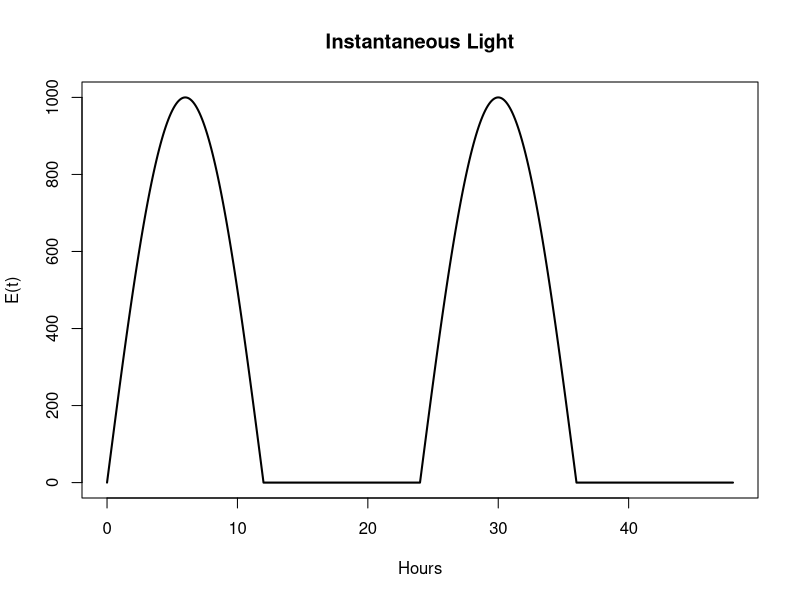
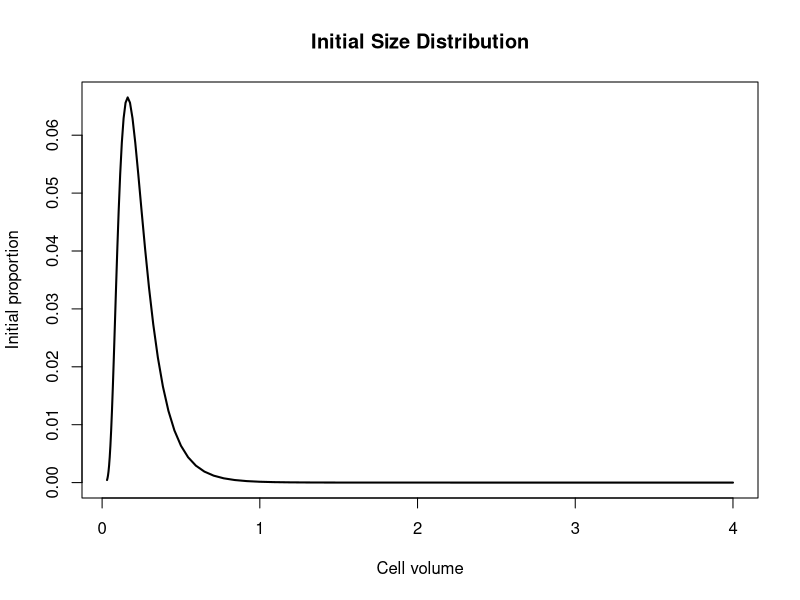
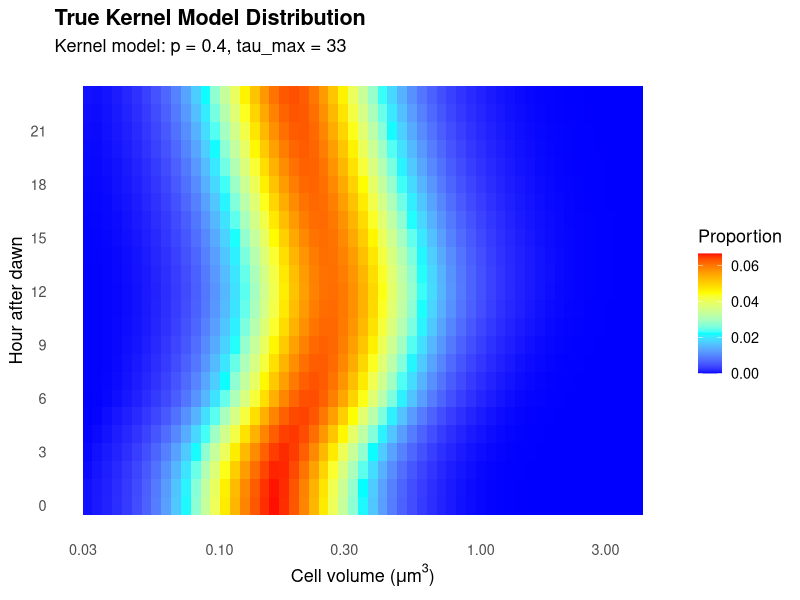
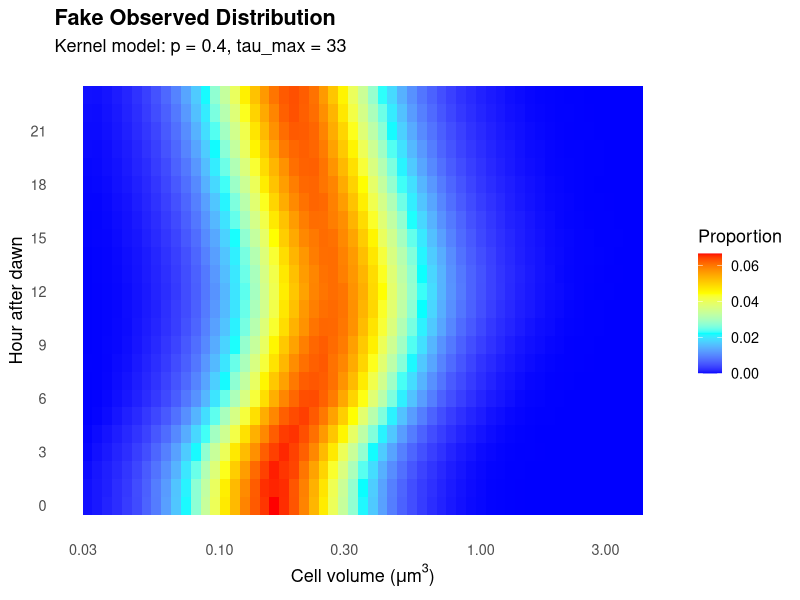
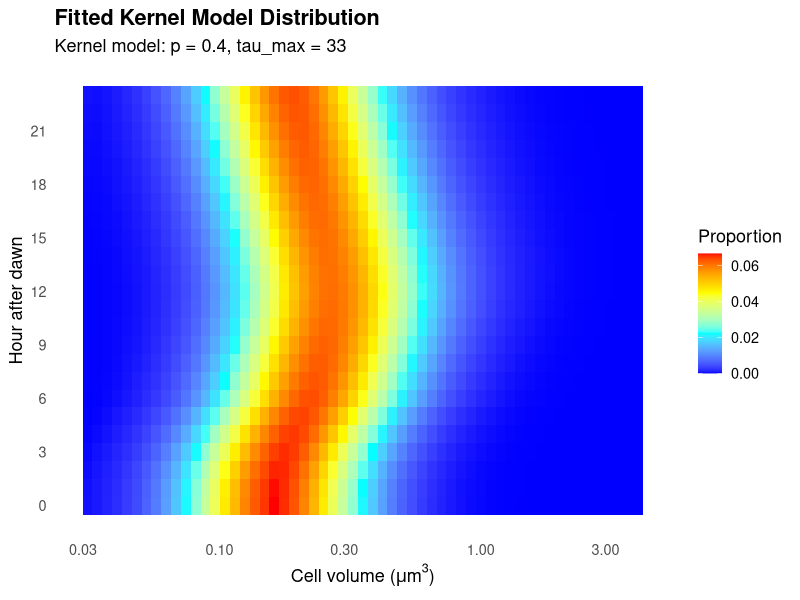

R code for these plots, in order:
## ---- chunk 1
library(reshape2)
library(ggplot2)


############################################################
# MODEL SETTINGS
############################################################

m <- 57
hours <- 24

v_min <- 2^(-5)
delta_v <- 0.125

size_index <- 1:m

v_i <- v_min * 2^((size_index - 1) * delta_v)


############################################################
# TRUE PARAMETERS
############################################################

gamma_max_true <- 0.20
delta_max_true <- 0.03
E_star_true <- 500
a_true <- 2
b_true <- 2

# Kernel memory-decay parameter
p_true <- 0.40

# tau_max is fixed, not estimated
tau_max <- 33

true_params <- c(
  gamma_max = gamma_max_true,
  delta_max = delta_max_true,
  E_star = E_star_true,
  a = a_true,
  b = b_true,
  p = p_true
)


############################################################
# PERIODIC LIGHT FUNCTION
############################################################

E_t <- function(t) {
  
  # Keeps time within a repeating 24-hour cycle
  t_mod <- t %% 24
  
  E <- 1000 * max(
    0,
    sin(2 * pi * t_mod / 24)
  )
  
  return(E)
}


# Plot instantaneous light

time_grid <- seq(0, 48, by = 0.1)

light_values <- sapply(
  time_grid,
  E_t
)

plot(
  time_grid,
  light_values,
  type = "l",
  lwd = 2,
  xlab = "Hours",
  ylab = "E(t)",
  main = "Instantaneous Light"
)


############################################################
# GEOMETRIC KERNEL WEIGHTS
############################################################

kernel_weights <- function(p, tau_max) {
  
  # Prevent p from becoming exactly 0 or 1
  p <- min(
    max(p, 1e-8),
    1 - 1e-8
  )
  
  tau_values <- 0:tau_max
  
  weights <- p * (1 - p)^tau_values
  
  # Normalize so all weights add to 1
  weights <- weights / sum(weights)
  
  return(weights)
}


############################################################
# EFFECTIVE LIGHT CHI(t)
############################################################

E_kernel <- function(t, p, tau_max) {
  
  tau_values <- 0:tau_max
  
  weights <- kernel_weights(
    p = p,
    tau_max = tau_max
  )
  
  light_values <- sapply(
    tau_values,
    function(tau) {
      E_t(t - tau)
    }
  )
  
  chi <- sum(
    weights * light_values
  )
  
  return(chi)
}


############################################################
# KERNEL-DEPENDENT GROWTH FUNCTION
############################################################

gamma_t <- function(
    t,
    gamma_max,
    E_star,
    p,
    tau_max
) {
  
  chi_t <- E_kernel(
    t = t,
    p = p,
    tau_max = tau_max
  )
  
  gamma <- gamma_max *
    (1 - exp(-chi_t / E_star))
  
  return(gamma)
}


############################################################
# DIVISION FUNCTION
############################################################

delta_i_t <- function(t, delta_max, a, b) {
  
  # Division begins at hour 6
  if (t < 6) {
    return(rep(0, m))
  }
  
  delta_i <- delta_max *
    ((a * v_i)^b /
       (1 + (a * v_i)^b))
  
  return(delta_i)
}


############################################################
# MATRIX A(t)
############################################################

matrix_A <- function(
    t,
    gamma_max,
    delta_max,
    E_star,
    a,
    b,
    p,
    tau_max
) {
  
  A <- matrix(
    0,
    nrow = m,
    ncol = m
  )
  
  # Growth depends on kernel-weighted light
  gamma <- gamma_t(
    t = t,
    gamma_max = gamma_max,
    E_star = E_star,
    p = p,
    tau_max = tau_max
  )
  
  delta_i <- delta_i_t(
    t = t,
    delta_max = delta_max,
    a = a,
    b = b
  )
  
  # Number of size classes corresponding to doubling
  j <- as.integer(
    1 + 1 / delta_v
  )
  
  
  ##########################################################
  # GROWTH
  ##########################################################
  
  # Cells move to the next larger size class
  
  for (i in 1:(m - 1)) {
    
    A[i + 1, i] <-
      A[i + 1, i] +
      gamma * (1 - delta_i[i])
  }
  
  
  # Largest cells stay in the largest class
  # if they grow without dividing
  
  A[m, m] <-
    A[m, m] +
    gamma * (1 - delta_i[m])
  
  
  ##########################################################
  # DIVISION
  ##########################################################
  
  # Small cells that divide produce daughters in class 1
  
  for (i in 2:(j - 1)) {
    
    A[1, i] <-
      A[1, i] +
      2 * delta_i[i]
  }
  
  
  # Larger cells produce daughters approximately
  # half the parent's volume
  
  for (i in j:m) {
    
    smaller_class <- i + 1 - j
    
    A[smaller_class, i] <-
      A[smaller_class, i] +
      2 * delta_i[i]
  }
  
  
  ##########################################################
  # STASIS
  ##########################################################
  
  # Class 1 includes cells that stay and daughters
  # produced by division of class-1 cells
  
  A[1, 1] <-
    A[1, 1] +
    ((1 - gamma) * (1 - delta_i[1])) +
    2 * delta_i[1]
  
  
  for (i in 2:(m - 1)) {
    
    A[i, i] <-
      A[i, i] +
      (1 - gamma) * (1 - delta_i[i])
  }
  
  
  # Largest size class
  
  A[m, m] <-
    A[m, m] +
    (1 - gamma) * (1 - delta_i[m])
  
  
  return(A)
}


############################################################
# MATRIX B(t)
#
# One hour consists of six ten-minute A matrices
############################################################

matrix_B <- function(
    t,
    gamma_max,
    delta_max,
    E_star,
    a,
    b,
    p,
    tau_max,
    dt = 1 / 6
) {
  
  # Start with the 57 x 57 identity matrix
  B <- diag(m)
  
  n_steps <- as.integer(
    round(1 / dt)
  )
  
  for (k in 0:(n_steps - 1)) {
    
    time_now <- t + k * dt
    
    A_k <- matrix_A(
      t = time_now,
      gamma_max = gamma_max,
      delta_max = delta_max,
      E_star = E_star,
      a = a,
      b = b,
      p = p,
      tau_max = tau_max
    )
    
    # After the loop:
    # B = A_5 %*% A_4 %*% ... %*% A_0
    
    B <- A_k %*% B
  }
  
  return(B)
}


############################################################
# INITIAL SIZE DISTRIBUTION w(0)
############################################################

w0 <- dnorm(
  size_index,
  mean = 20,
  sd = 6
)

w0 <- w0 / sum(w0)

plot(
  v_i,
  w0,
  type = "l",
  lwd = 2,
  xlab = "Cell volume",
  ylab = "Initial proportion",
  main = "Initial Size Distribution"
)


############################################################
# TRUE KERNEL MODEL DISTRIBUTION
############################################################

W_true <- matrix(
  0,
  nrow = hours,
  ncol = m
)

# First row represents hour 0
W_true[1, ] <- w0

for (row in 1:(hours - 1)) {
  
  # Row 1 corresponds to time 0
  time_start <- row - 1
  
  B_t <- matrix_B(
    t = time_start,
    gamma_max = gamma_max_true,
    delta_max = delta_max_true,
    E_star = E_star_true,
    a = a_true,
    b = b_true,
    p = p_true,
    tau_max = tau_max
  )
  
  W_true[row + 1, ] <-
    B_t %*% W_true[row, ]
  
  W_true[row + 1, ] <-
    W_true[row + 1, ] /
    sum(W_true[row + 1, ])
}


# Every row should sum to approximately 1

print(rowSums(W_true))


############################################################
# CREATE FAKE OBSERVATIONS
############################################################

set.seed(123)

N <- 1000000

Counts <- matrix(
  0,
  nrow = hours,
  ncol = m
)

for (t in 1:hours) {
  
  Counts[t, ] <- rmultinom(
    n = 1,
    size = N,
    prob = W_true[t, ]
  )
}

W_obs <- Counts / rowSums(Counts)


############################################################
# MODEL FOR GUESSED PARAMETERS
############################################################

guess_model <- function(params, W) {
  
  # params =
  # c(gamma_max, delta_max, E_star, a, b, p)
  
  gamma_max <- params[1]
  delta_max <- params[2]
  E_star <- params[3]
  a <- params[4]
  b <- params[5]
  p <- params[6]
  
  W_pred <- matrix(
    0,
    nrow = hours,
    ncol = m
  )
  
  # Only the initial observed distribution is used
  W_pred[1, ] <- W[1, ]
  
  for (row in 1:(hours - 1)) {
    
    time_start <- row - 1
    
    B_t <- matrix_B(
      t = time_start,
      gamma_max = gamma_max,
      delta_max = delta_max,
      E_star = E_star,
      a = a,
      b = b,
      p = p,
      tau_max = tau_max
    )
    
    # Predict from the previous predicted distribution
    W_pred[row + 1, ] <-
      B_t %*% W_pred[row, ]
    
    W_pred[row + 1, ] <-
      W_pred[row + 1, ] /
      sum(W_pred[row + 1, ])
  }
  
  return(W_pred)
}


############################################################
# OBJECTIVE FUNCTION
############################################################

objective_function <- function(params, W) {
  
  gamma_max <- params[1]
  delta_max <- params[2]
  E_star <- params[3]
  a <- params[4]
  b <- params[5]
  p <- params[6]
  
  
  # Parameter checks
  
  if (
    gamma_max < 0 ||
    gamma_max > 0.5 ||
    delta_max < 0 ||
    delta_max > 0.15 ||
    E_star <= 0 ||
    a <= 0 ||
    b <= 0 ||
    p <= 0 ||
    p >= 1
  ) {
    return(1e10)
  }
  
  
  W_pred <- guess_model(
    params = params,
    W = W
  )
  
  
  # Difference between observed and predicted distributions
  
  error <- sum(
    (W - W_pred)^2
  )
  
  return(error)
}


############################################################
# FIT THE SIX PARAMETERS
############################################################

initial_guess <- c(
  gamma_max = 0.20,
  delta_max = 0.03,
  E_star = 500,
  a = 2,
  b = 2,
  p = 0.40
)

fit <- optim(
  par = initial_guess,
  fn = objective_function,
  W = W_obs,
  method = "L-BFGS-B",
  
  lower = c(
    gamma_max = 0.001,
    delta_max = 0.001,
    E_star = 100,
    a = 0.1,
    b = 0.1,
    p = 0.001
  ),
  
  upper = c(
    gamma_max = 0.5,
    delta_max = 0.15,
    E_star = 5000,
    a = 30,
    b = 10,
    p = 0.999
  ),
  
  control = list(
    maxit = 1000
  )
)


estimated_params <- fit$par


############################################################
# PARAMETER RESULTS
############################################################

results <- data.frame(
  Parameter = c(
    "gamma_max",
    "delta_max",
    "E_star",
    "a",
    "b",
    "p"
  ),
  
  True = c(
    gamma_max_true,
    delta_max_true,
    E_star_true,
    a_true,
    b_true,
    p_true
  ),
  
  Estimated = estimated_params
)

results$Percent_Error <- 100 *
  (results$Estimated - results$True) /
  results$True

print(results)

cat(
  "\nOptimization convergence:",
  fit$convergence,
  "\n"
)

cat(
  "Objective function value:",
  fit$value,
  "\n"
)


############################################################
# FITTED DISTRIBUTION
############################################################

W_fit <- guess_model(
  params = estimated_params,
  W = W_obs
)


############################################################
# HEATMAP FUNCTION
############################################################

plot_heatmap <- function(
    W,
    title_name,
    maximum_proportion
) {
  
  df <- melt(W)
  
  colnames(df) <- c(
    "Hour",
    "SizeClass",
    "Proportion"
  )
  
  # Matrix row 1 represents hour 0
  df$Hour <- df$Hour - 1
  
  # Convert size-class number into cell volume
  df$CellVolume <- v_i[df$SizeClass]
  
  ggplot(
    df,
    aes(
      x = CellVolume,
      y = Hour,
      fill = Proportion
    )
  ) +
    geom_tile() +
    
    scale_x_log10() +
    
    scale_y_continuous(
      breaks = seq(0, 23, by = 3)
    ) +
    
    scale_fill_gradientn(
      colors = c(
        "blue",
        "cyan",
        "yellow",
        "red"
      ),
      limits = c(0, maximum_proportion)
    ) +
    
    labs(
      title = title_name,
      subtitle = paste0(
        "Kernel model: p = ",
        round(p_true, 2),
        ", tau_max = ",
        tau_max
      ),
      x = expression(
        "Cell volume (" * mu * m^3 * ")"
      ),
      y = "Hour after dawn",
      fill = "Proportion"
    ) +
    
    theme_minimal(base_size = 13) +
    
    theme(
      panel.grid = element_blank(),
      plot.title = element_text(
        face = "bold"
      )
    )
}


############################################################
# PLOT THE THREE HEATMAPS
############################################################

# Same color scale for direct comparison

common_max <- max(
  W_true,
  W_obs,
  W_fit
)

p_true_plot <- plot_heatmap(
  W = W_true,
  title_name = "True Kernel Model Distribution",
  maximum_proportion = common_max
)

p_obs_plot <- plot_heatmap(
  W = W_obs,
  title_name = "Fake Observed Distribution",
  maximum_proportion = common_max
)

p_fit_plot <- plot_heatmap(
  W = W_fit,
  title_name = "Fitted Kernel Model Distribution",
  maximum_proportion = common_max
)

print(p_true_plot)
print(p_obs_plot)
print(p_fit_plot)
## ---- chunk 2
#| echo: false
2 * 2
